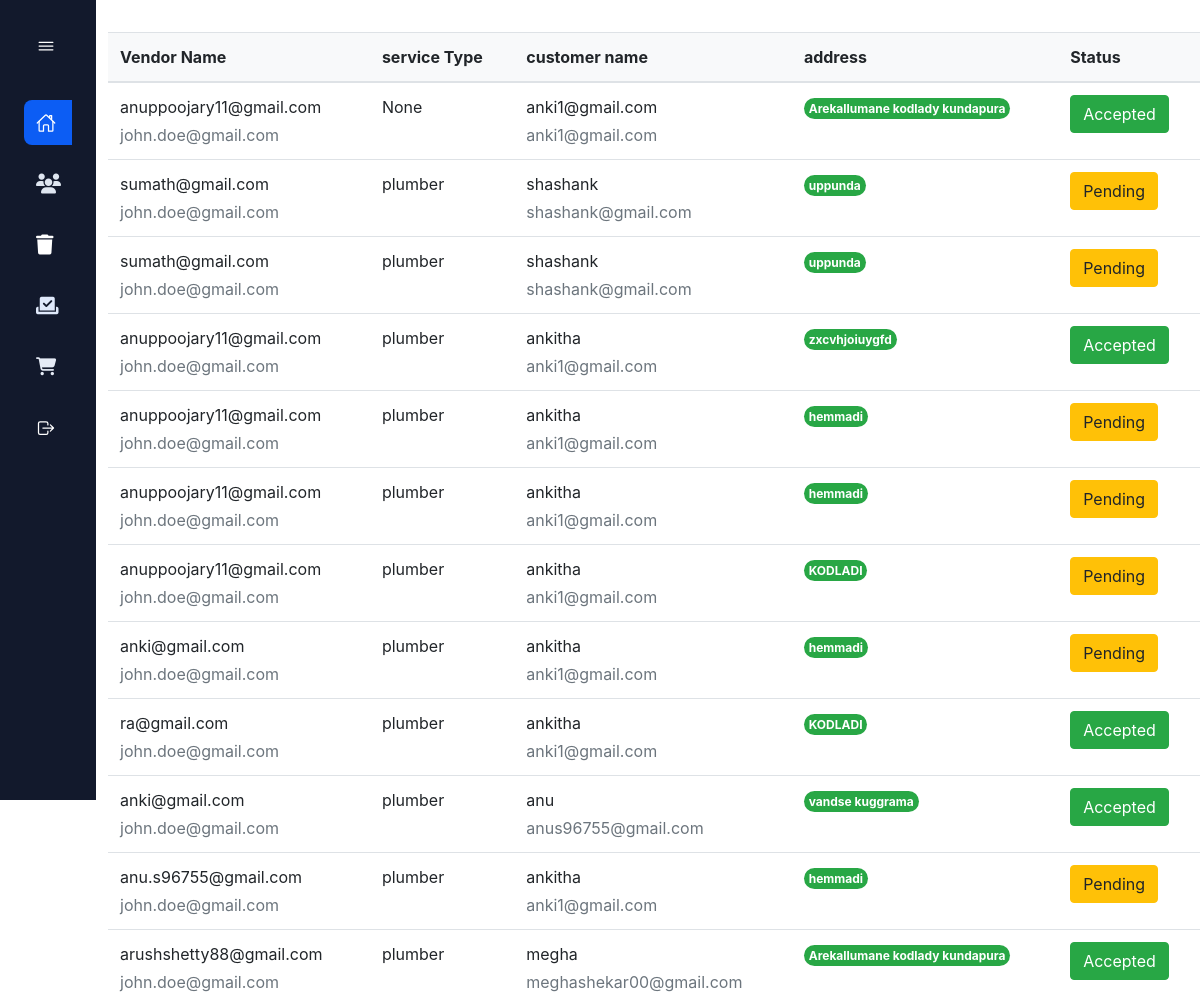
/admin_bookings, run on the app's committed database.
### app1/models.py (models this page shows)
class Bookings(models.Model):
    user_email=models.ForeignKey(Coustmer,on_delete=models.CASCADE)
    Vendor_name=models.ForeignKey(Vendor,on_delete=models.CASCADE)
    user_ph=models.CharField(max_length=1000,null=True)
    user_add=models.CharField(max_length=1000,null=True)
    user_date=models.DateField()
    user_time= models.TimeField()
    user_name= models.CharField(max_length=1000,null=True)
    service_type=models.CharField(max_length=1000,null=True)
    status=models.CharField(max_length=1000,default="pending")

class Vendor(models.Model):
    vendorname=models.ForeignKey(User,on_delete=models.CASCADE)
    name=models.CharField(max_length=122,default=False)
    email=models.CharField(max_length=122)
    pas1=models.CharField(max_length=50)
    ph_no=models.CharField(max_length=50,null=True)
    services=models.CharField(max_length=122,default=False)
    image=models.ImageField(upload_to='images',blank=True,null=True)
    confirm=models.BooleanField(default=False)
    address=models.CharField(max_length=1000,null=True)
    desp=models.CharField(max_length=1000,null=True)
    def __str__(self):
        return self.email

class Coustmer(models.Model):
    username=models.ForeignKey(User,on_delete=models.CASCADE)
    name=models.CharField(max_length=122,null=True)
    email=models.CharField(max_length=122)
    ph_no=models.CharField(max_length=50,null=True)
    pas1=models.CharField(max_length=50)
    def __str__(self):
        return self.email

### app1/views.py (the view)
# urls.py: path("admin_bookings",views.admin_bookings,name="admin_bookings"),
def admin_bookings(request):
    b=Bookings.objects.all()
    return render(request,"admin_bookings.html",{"booking":b})

### templates/admin_bookings.html (shortened to what this page needs)
{% extends 'Dashboard.html' %}
{% block body %}
<table class="table align-middle mb-0 bg-white">
    <thead class="bg-light">
      <tr>
        <th>Vendor Name</th>
        <th>service Type</th>
        <th>customer name</th>
        <th>address</th>
        <th>Status</th>
      </tr>
    </thead>
    <tbody>
    {% for b in booking %}
      <tr>
        <td>
          <div class="d-flex align-items-center">
            <div class="ms-3">
              <p class="fw-bold mb-1">{{b.Vendor_name}}</p>
              <p class="text-muted mb-0">john.doe@gmail.com</p>
            </div>
          </div>
        </td>
        <td>
          <p class="fw-normal mb-1">{{b.service_type}}</p>
        </td>
        <td>
            <div class="ms-3">
              <p class="fw-bold mb-1">{{b.user_name}}</p>
              <p class="text-muted mb-0">{{b.user_email}}</p>
            </div>
          </td>
        <td>
          <span class="badge badge-success rounded-pill d-inline">{{b.user_add}}</span>
        </td>
        <td>
          {% if b.status == 'pending' %}
          <button type="button" class="btn btn-warning">Pending</button>
          {% else %}
          <button type="button" class="btn btn-success">Accepted</button>
          {% endif %}
        </td>
      </tr>
      {% endfor %}
    </tbody>
  </table>
{% endblock body %}

### app1/static/style.css (style rules this page uses)
:root { --header-height: 3rem; --first-color:#B0DAFF; --first-color-dark: #C1576A; --first-color-darken: #A83E51; --white-color: #576CBC; --body-font: 'Poppins', sans-serif; --big-font-size: 2.5rem; --normal-font-size: .938rem; --z-fixed: 100; }
@media screen and (min-width:901px)and (max-width:1200px) { :root { --big-font-size: 5rem; --normal-font-size: 1.5rem; } }
*,::before,::after { box-sizing: border-box; }
body { margin: var(--header-height) 0 0 0; padding: 0; font-family: var(--body-font); font-size: var(--normal-font-size); font-weight: 500; }
h1,p,ul { margin: 0; }

### data on the page
Bookings: Vendor_name "anuppoojary11@gmail.com", service_type "None", user_name "anki1@gmail.com", user_email "anki1@gmail.com", user_add "Arekallumane kodlady kundapura", status "Accepted"
Bookings: Vendor_name "sumath@gmail.com", service_type "plumber", user_name "shashank", user_email "shashank@gmail.com", user_add "uppunda", status "Pending"
Bookings: Vendor_name "sumath@gmail.com", service_type "plumber", user_name "shashank", user_email "shashank@gmail.com", user_add "uppunda", status "Pending"
Bookings: Vendor_name "anuppoojary11@gmail.com", service_type "plumber", user_name "ankitha", user_email "anki1@gmail.com", user_add "zxcvhjoiuygfd", status "Accepted"
Bookings: Vendor_name "anuppoojary11@gmail.com", service_type "plumber", user_name "ankitha", user_email "anki1@gmail.com", user_add "hemmadi", status "Pending"
Bookings: Vendor_name "anuppoojary11@gmail.com", service_type "plumber", user_name "ankitha", user_email "anki1@gmail.com", user_add "hemmadi", status "Pending"
Bookings: Vendor_name "anuppoojary11@gmail.com", service_type "plumber", user_name "ankitha", user_email "anki1@gmail.com", user_add "KODLADI", status "Pending"
Bookings: Vendor_name "anki@gmail.com", service_type "plumber", user_name "ankitha", user_email "anki1@gmail.com", user_add "hemmadi", status "Pending"
Bookings: Vendor_name "ra@gmail.com", service_type "plumber", user_name "ankitha", user_email "anki1@gmail.com", user_add "KODLADI", status "Accepted"
Bookings: Vendor_name "anki@gmail.com", service_type "plumber", user_name "anu", user_email "anus96755@gmail.com", user_add "vandse kuggrama", status "Accepted"
Bookings: Vendor_name "anu.s96755@gmail.com", service_type "plumber", user_name "ankitha", user_email "anki1@gmail.com", user_add "hemmadi", status "Pending"
Bookings: Vendor_name "arushshetty88@gmail.com", service_type "plumber", user_name "megha", user_email "meghashekar00@gmail.com", user_add "Arekallumane kodlady kundapura", status "Accepted"
